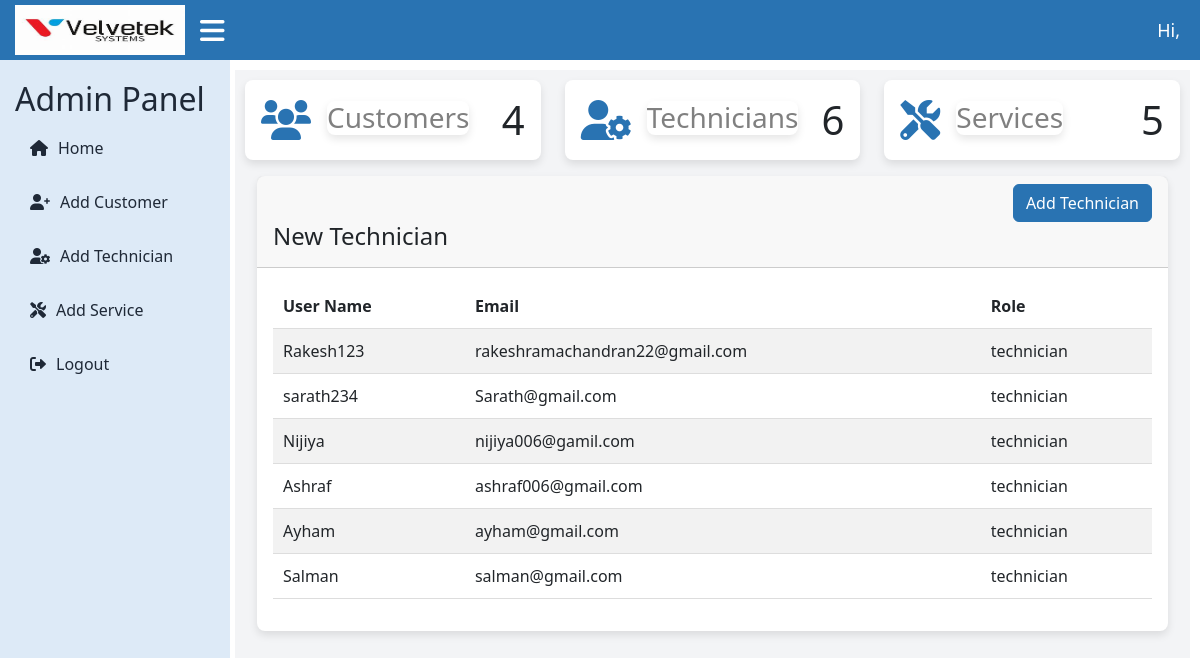
The app's page /velvetekapp/technicians/ with its own data.
### loginapp/models.py (models this page shows, shortened)
class CustomUser(AbstractUser):
    ROLE_CHOICES = (
        ('admin', 'Admin'),
        ('technician', 'Technician'),
        ('user', 'User'),
    )
    role = models.CharField(max_length=20, choices=ROLE_CHOICES, default='user')

### velvetekapp/views.py (the view)
# urls.py: path('technicians/',views.list_technicians, name='list_technicians'),
def list_technicians(request):
    technicians = CustomUser.objects.filter(role='technician')
    customer_count = Customer.objects.count()
    total_services = Apply.objects.count()
    technician_count = CustomUser.objects.filter(role='technician').count()
    context = {
        'technicians': technicians,
        'customer_count': customer_count,
        'total_services': total_services,
        'technician_count': technician_count,
    }
    return render(request, 'list_technicians.html',context)

### templates/list_technicians.html (shortened to what this page needs)
{% extends 'admin_dashboard.html' %}
{% block content %}
<div class="container">
  <div class="page-inner">
    <div class="row">
      <div class="col-md-12">
        <div class="card">
          <div class="card-header">
            <div class="ms-md-auto py-2 py-md-0 text-end">
              <a href="#" onclick="openTechnicianModal()" class="btn btn-primary"> Add Technician </a>
            </div>
            <h4 class="card-title">New Technician</h4>
          </div>
          <div class="card-body">
            <table id="basic-datatables" class="display table table-striped table-hover">
              <thead>
                <tr>
                  <th>User Name</th>
                  <th>Email</th>
                  <th>Role</th>
                </tr>
              </thead>
              <tbody>
                {% for d in technicians %}
                <tr>
                  <td>{{ d.username }}</td>
                  <td>{{ d.email }}</td>
                  <td>{{ d.role }}</td>
                </tr>
                {% endfor %}
              </tbody>
            </table>
          </div>
        </div>
      </div>
    </div>
{% endblock %}

### static/assets/css/admin_dashboard.css (style rules this page uses)
:root { --primary-color: #2973B2; --secondary-color: #F3F4F6; --accent-color: #441172; --text-color: #1F2937; --white: #ffffff; --sidebar-color: #DDEAF7; }
.card { border: none; border-radius: 8px; box-shadow: 0 4px 8px rgba(0, 0, 0, 0.1); transition: transform 0.2s ease, box-shadow 0.2s ease; }
.btn-primary { background-color: var(--primary-color) !important; border-color: var(--primary-color) !important; color: #fff !important; }
.table { width: 100%; white-space: nowrap; border-collapse: collapse; }
.table th, .table td { padding: 10px !important; text-align: left !important; border-bottom: 1px solid #ddd !important; border-right: none !important; border-left: none !important; }

### records on screen
CustomUser: username "Rakesh123", email "rakeshramachandran22@gmail.com", role "technician"
CustomUser: username "sarath234", email "Sarath@gmail.com", role "technician"
CustomUser: username "Nijiya", email "nijiya006@gamil.com", role "technician"
CustomUser: username "Ashraf", email "ashraf006@gmail.com", role "technician"
CustomUser: username "Ayham", email "ayham@gmail.com", role "technician"
CustomUser: username "Salman", email "salman@gmail.com", role "technician"

### other values on screen
{{ customer_count }} "4"
{{ technician_count }} "6"
{{ total_services }} "5"
